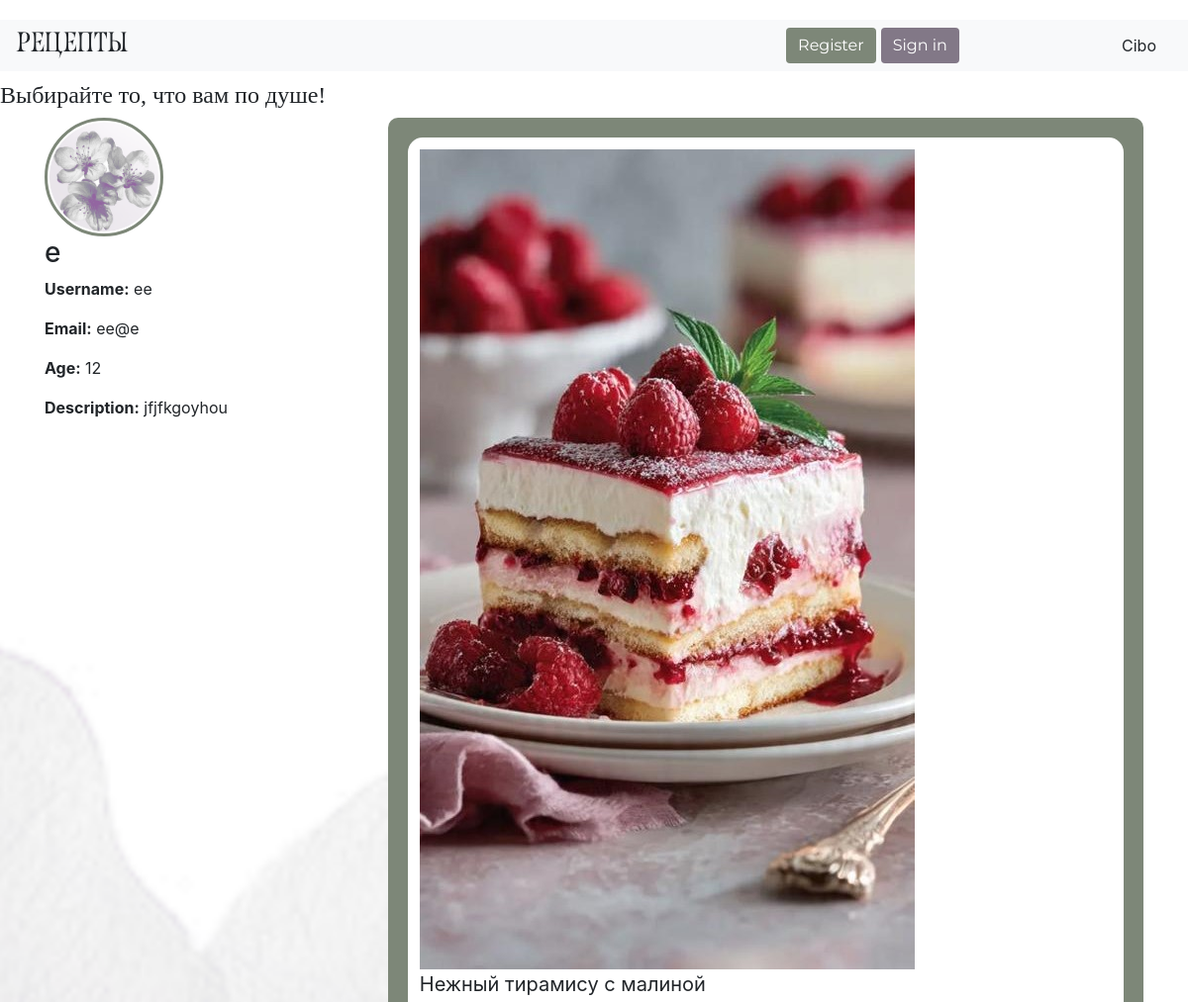
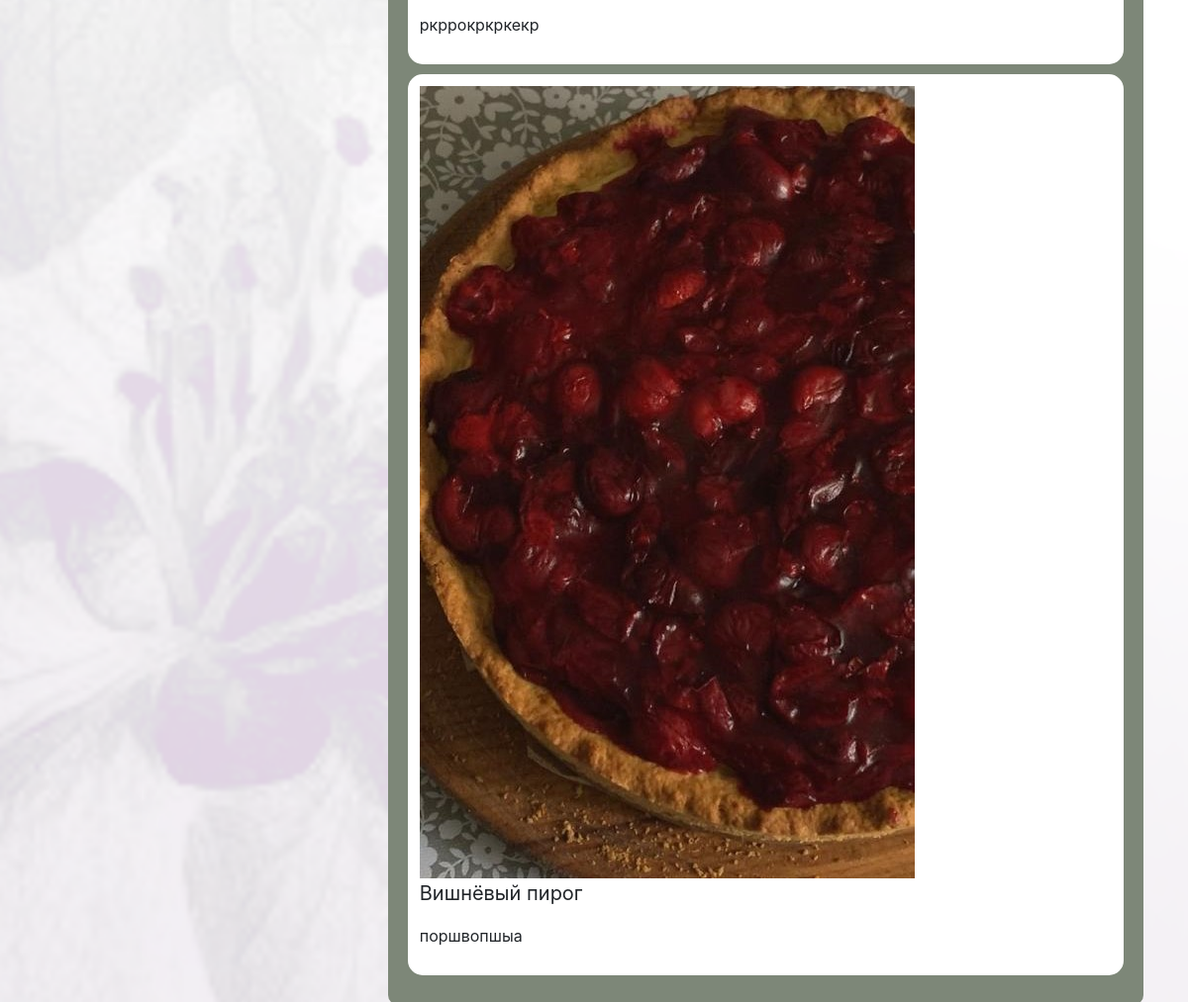
The page /profile/2 on the database its author committed (2 pictures, top to bottom).
### data/user.py (models this page shows, shortened)
class User(SqlAlchemyBase, UserMixin):
    __tablename__ = 'users'
    id = sa.Column(sa.Integer, primary_key=True, autoincrement=True)
    email = sa.Column(sa.String, index=True, unique=True, nullable=False)
    username = sa.Column(sa.String, nullable=True)
    name = sa.Column(sa.String, nullable=True)
    age = sa.Column(sa.Integer, nullable=True)
    description = sa.Column(sa.String, nullable=True)
    hashed_password = sa.Column(sa.String, nullable=True)
    avatar = sa.Column(sa.String, nullable=True)
    subscribers = sa.Column(sa.Integer, default=0)
    recipes = relationship("Recipe", back_populates="user")

### data/recipes.py (models this page shows)
class Recipe(SqlAlchemyBase):
    __tablename__ = 'recipes'
    id = sa.Column(sa.Integer, primary_key=True, autoincrement=True)
    user_id = sa.Column(sa.Integer, sa.ForeignKey('users.id'))
    title = sa.Column(sa.String, nullable=True)
    text = sa.Column(sa.String, nullable=True)
    image = sa.Column(sa.String, nullable=True)
    category = sa.Column(sa.String, nullable=True)
    cuisine = sa.Column(sa.String, nullable=True)
    complexity = sa.Column(sa.Integer, nullable=True)
    ingredients = sa.Column(sa.String, nullable=False)
    cooking_time = sa.Column(sa.Integer, nullable=True)
    type = sa.Column(sa.String, nullable=True)
    likes = sa.Column(sa.Integer, default=0)
    views = sa.Column(sa.Integer, default=0)
    user = relationship("User", back_populates="recipes")

### main.py (the view)
@app.route('/profile/<int:user_id>')
def profile(user_id):
    session = create_session()
    user = session.get(User, user_id)
    if not user:
        return "Пользователь не найден"
    recipes = session.query(Recipe).filter(Recipe.user_id == user.id).all()
    return render_template("profile.html", user=user, recipes=recipes)

### data/db_session.py (called while the page is built)
def create_session() -> Session:
    global __factory
    return __factory()

### templates/profile.html (shortened to what this page needs)
{% extends "base.html" %}
{% block content %}
<div class="profile-container">
    <div class="profile-left">
        <img src="{{ url_for('static', filename=user.avatar or 'img/base_av.png') }}"
             class="profile-avatar">
        <h3>{{ user.name }}</h3>
        <p><b>Username:</b> {{ user.username }}</p>
        <p><b>Email:</b> {{ user.email }}</p>
        <p><b>Age:</b> {{ user.age }}</p>
        <p><b>Description:</b> {{ user.description }}</p>
    </div>
    <div class="profile-right">
        {% if recipes %}
            {% for recipe in recipes %}
                <div class="recipe-card">
                    {% if recipe.image %}
                        <img src="{{ url_for('static', filename=recipe.image) }}">
                    {% endif %}
                    <p style="font-size: 20px;">{{ recipe.title }}</p>
                    <p>{{ recipe.text }}</p>
                </div>
            {% endfor %}
        {% else %}
            <div class="no-recipes">
                {{ user.name }} пока не опубликовал(а) ни одного рецепта
            </div>
        {% endif %}
    </div>
</div>
{% endblock %}

### static/css/style.css (style rules this page uses)
body { background-image: url('/static/img/fon.png'); background-size: cover; background-repeat: no-repeat; background-position: center; background-attachment: fixed; padding-top: 20px; }
.profile-container { display: flex; gap: 20px; }
.profile-left { width: 30%; }
.profile-avatar { width: 120px; height: 120px; border-radius: 50%; object-fit: cover; border: 3px solid #7d8778; padding: 2px; }
.profile-right { width: 70%; background-color: #7d8778; padding: 20px; border-radius: 10px; }
.recipe-card { background: white; border-radius: 15px; padding: 10px; margin-bottom: 10px; border: 2px solid white; }
.recipe-card { background: white; border-radius: 15px; padding: 10px; }

### rows shown on the page
User: name "e", username "ee", email "ee@e", age "12", description "jfjfkgoyhou"
Recipe: image (picture), title "Нежный тирамису с малиной", text "ркррокркркекр"
Recipe: image (picture), title "Вишнёвый пирог", text "поршвопшыа"
